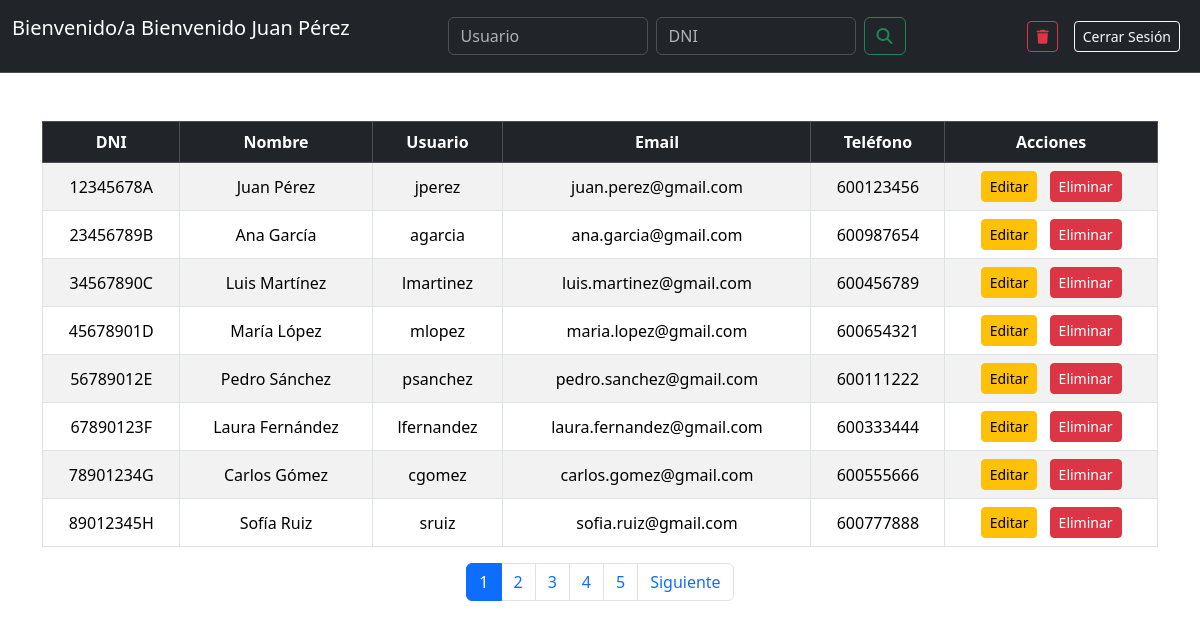
Screenshot of /entradas/leerEscuela.php (signed in) with the database file from the repository.
### tables this page shows
CREATE TABLE tbl_usuario (
    id_usuario INT AUTO_INCREMENT PRIMARY KEY NOT NULL,
    nombre_usuario VARCHAR(50) NOT NULL,
    password_usuario VARCHAR(50) NOT NULL,
    email_usuario VARCHAR(60) NOT NULL,
    telf_usuario CHAR(9) NOT NULL,
    dni_usuario CHAR(9) NOT NULL,
    rol_usuario ENUM('Admin', 'Alumno', 'Profesor') DEFAULT 'Alumno' NOT NULL
);

### entradas/leerEscuela.php (the view, shortened to what this page needs)
<?php
include_once('../db/conexion.php');
$nombre = isset($_GET['nombre']) ? htmlspecialchars($_GET['nombre']) : '';
$dni = isset($_GET['dni']) ? htmlspecialchars($_GET['dni']) : '';
$registrosPorPagina = 8;
$paginaActual = isset($_GET['pagina']) ? (int)$_GET['pagina'] : 1;
$offset = ($paginaActual - 1) * $registrosPorPagina;
$whereClause = [];
$whereSQL = !empty($whereClause) ? "WHERE " . implode(" AND ", $whereClause) : "";
$sql = "SELECT * FROM tbl_usuario $whereSQL LIMIT $offset, $registrosPorPagina";
$result = mysqli_query($conn, $sql);
$sqlTotal = "SELECT COUNT(*) AS total FROM tbl_usuario $whereSQL";
$totalResult = mysqli_query($conn, $sqlTotal);
$totalRows = mysqli_fetch_assoc($totalResult)['total'];
$totalPaginas = ceil($totalRows / $registrosPorPagina);
?>
<!DOCTYPE html>
<html lang="en">
<head>
    <link href="https://cdn.jsdelivr.net/npm/bootstrap@5.3.2/dist/css/bootstrap.min.css" rel="stylesheet">
    <link href="https://cdnjs.cloudflare.com/ajax/libs/font-awesome/6.4.0/css/all.min.css" rel="stylesheet">
</head>
<body>
<nav class="navbar bg-dark border-bottom border-body" data-bs-theme="dark">
    <div class="container-fluid">
        <a class="navbar-brand me-auto"><p>Bienvenido/a <?php echo "Bienvenido " . (isset($_SESSION['nombre_completo']) ? $_SESSION['nombre_completo'] : 'Usuario no autenticado'); ?></p></a>
        <div class="d-flex justify-content-center flex-grow-1">
            <form class="d-flex" method="get">
                <input class="form-control me-2" name="nombre" value="<?php echo $nombre; ?>" type="search" placeholder="Usuario" aria-label="Nombre" style="max-width: 200px;">
                <input class="form-control me-2" name="dni" value="<?php echo $dni; ?>" type="search" placeholder="DNI" aria-label="DNI" style="max-width: 200px;">
                <button class="btn btn-outline-success" type="submit"><i class="fa-solid fa-magnifying-glass"></i></button>
            </form>
        </div>
        <div class="d-flex ms-3">
            <a href="?clear_filters=1" class="btn btn-outline-danger btn-sm mx-2"><i class="fa-solid fa-trash"></i></a>
            <a href="../queries/logout.php" class="btn btn-outline-light btn-sm mx-2">Cerrar Sesión</a>
        </div>
    </div>
</nav>
    <div class="container my-5">
        <?php
        if (mysqli_num_rows($result) > 0) {
            echo "<div class='table-responsive'>";
            echo "<table class='table table-bordered table-hover table-striped text-center'>";
            echo "<thead class='table-dark'>
                    <tr>
                        <th>DNI</th>
                        <th>Nombre</th>
                        <th>Usuario</th>
                        <th>Email</th>
                        <th>Teléfono</th>
                        <th>Acciones</th>
                    </tr>
                  </thead>";
            echo "<tbody>";
            while ($row = mysqli_fetch_assoc($result)) {
                echo "<tr class='align-middle'>
                        <td>" . htmlspecialchars($row["dni_usuario"]) . "</td>
                        <td>" . htmlspecialchars($row["nombre_completo"]) . "</td>
                        <td>" . htmlspecialchars($row["nombre_usuario"]) . "</td>
                        <td>" . htmlspecialchars($row["email_usuario"]) . "</td>
                        <td>" . htmlspecialchars($row["telf_usuario"]) . "</td>
                        <td>
                            <a href='editarRegistro.php?id=" . htmlspecialchars($row["id_usuario"]) . "' class='btn btn-warning btn-sm me-2'>Editar</a>
                            <a href='eliminarRegistro.php?id=" . htmlspecialchars($row["id_usuario"]) . "' class='btn btn-danger btn-sm' onclick='return confirm(\"¿Estás seguro de eliminar este usuario?\")'>Eliminar</a>
                        </td>
                      </tr>";
            }
            echo "</tbody></table>";
            echo "</div>";
            echo "<nav aria-label='Paginación'>";
            echo "<ul class='pagination justify-content-center'>";
            for ($i = 1; $i <= $totalPaginas; $i++) {
                echo "<li class='page-item " . ($i == $paginaActual ? "active" : "") . "'>
                        <a class='page-link' href='?pagina=$i'>$i</a>
                      </li>";
            }
            if ($paginaActual < $totalPaginas) {
                echo "<li class='page-item'><a class='page-link' href='?pagina=" . ($paginaActual + 1) . "'>Siguiente</a></li>";
            }
            echo "</ul>";
            echo "</nav>";
        } else {
            echo "<p class='text-center text-warning'>No hay resultados que coincidan con los filtros aplicados.</p>";
        }
        ?>
    </div>
</body>
</html>

### rows the page displays
tbl_usuario: dni_usuario "12345678A", nombre_completo "Juan Pérez", nombre_usuario "jperez", email_usuario "juan.perez@gmail.com", telf_usuario "600123456"
tbl_usuario: dni_usuario "23456789B", nombre_completo "Ana García", nombre_usuario "agarcia", email_usuario "ana.garcia@gmail.com", telf_usuario "600987654"
tbl_usuario: dni_usuario "34567890C", nombre_completo "Luis Martínez", nombre_usuario "lmartinez", email_usuario "luis.martinez@gmail.com", telf_usuario "600456789"
tbl_usuario: dni_usuario "45678901D", nombre_completo "María López", nombre_usuario "mlopez", email_usuario "maria.lopez@gmail.com", telf_usuario "600654321"
tbl_usuario: dni_usuario "56789012E", nombre_completo "Pedro Sánchez", nombre_usuario "psanchez", email_usuario "pedro.sanchez@gmail.com", telf_usuario "600111222"
tbl_usuario: dni_usuario "67890123F", nombre_completo "Laura Fernández", nombre_usuario "lfernandez", email_usuario "laura.fernandez@gmail.com", telf_usuario "600333444"
tbl_usuario: dni_usuario "78901234G", nombre_completo "Carlos Gómez", nombre_usuario "cgomez", email_usuario "carlos.gomez@gmail.com", telf_usuario "600555666"
tbl_usuario: dni_usuario "89012345H", nombre_completo "Sofía Ruiz", nombre_usuario "sruiz", email_usuario "sofia.ruiz@gmail.com", telf_usuario "600777888"

### other values shown
$_SESSION['nombre_completo'] "Juan Pérez"
